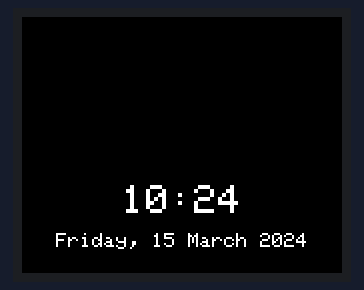
Bench run of a sketch on a simulated ESP32. On the bench: 160×128 colour display. WiFi joins after 1.5 s; servers stay silent unless stated; uploads are accepted with an empty reply; the local clock reads 2024-03-15 10:24:30 at power-on unless the sketch sets it; what the sketch prints to the serial monitor is not drawn.

Above: at 19.6 s.
At 52.0 s:
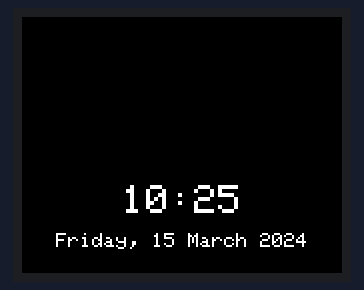
At 100.5 s:
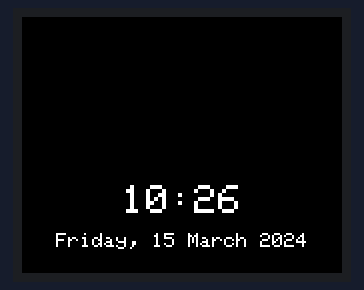

The sketch:

TraderWatch.ino
```cpp
#include <Adafruit_GFX.h>    // Core graphics library
#include <Adafruit_ST7735.h> // Hardware-specific library for ST7735
#include <Adafruit_ST7789.h> // Hardware-specific library for ST7789
#include <SPI.h>
#include <WiFi.h>
#include <Wire.h>
#include <HTTPClient.h>
#include "time.h"
#include <SimpleTimer.h>
#include "settings.h" // WiFi Configuration (WiFi name and Password)
#include <ArduinoJson.h>
#include <ESPmDNS.h>
#include <WiFiUdp.h>
#include <ArduinoOTA.h>

const char* ssid = SSID;
const char* password = WIFI_PASSWORD;

const int httpsPort = 443;

//NTP server coniguration
const char* ntpServer = NTP_SERVER;
const long  gmtOffset_sec = TIMEZONE;
const int   daylightOffset_sec = DAYLIGHT_OFFSET;

//Yhoo finance configuration
const String urlbase = "https://query1.finance.yahoo.com/v8/finance/chart/";
const String terminal="?&range=1d&interval=1mo";

WiFiClient client;
HTTPClient http;

#define TFT_CS        10
#define TFT_RST       9 // Or set to -1 and connect to Arduino RESET pin
#define TFT_DC         8

Adafruit_ST7735 tft = Adafruit_ST7735(TFT_CS, TFT_DC, TFT_RST);

// Variables to save date and time
String formattedDate;
String dayStamp;
String timeStamp;

String orario = String("");
String calendario = String("");
struct tm timeinfo;

//to manage recconnect
unsigned long previousMillis = 0;
unsigned long interval = 30000;

//to manage the Various Processes
SimpleTimer TickerUpdateTimer;
SimpleTimer SimpleRebootTimer;
SimpleTimer SimpleTimeUpdateTimer;
SimpleTimer SimpleScreenUpdate;

String shortname[NumberOfTikers]; // = String("");
String Symbol[NumberOfTikers]; // = String("");
String Price[NumberOfTikers]; // = String("");
String Currency[NumberOfTikers]; // = String("");
String tickerString[NumberOfTikers]; // = String("");

int tickerScroll = 0;

void setup() {
  //Debug
  Serial.begin(115200);

  tft.initR(INITR_BLACKTAB);      // Init ST7735S chip, black tab
  tft.setRotation(3);
  tft.fillScreen(ST77XX_BLACK);

  //Conect The Wifi
  WiFi.begin(ssid, password);
  Serial.println("Connecting to WiFi...");
  drawText("Connecting to WiFi...", ST77XX_WHITE);
  while (WiFi.status() != WL_CONNECTED)
  {
    delay(500);
    Serial.print(".");
  }
  Serial.println();


  //configure the timers
  TickerUpdateTimer.setInterval(TickerTImer);
  SimpleRebootTimer.setInterval(RebootTimer);
  SimpleTimeUpdateTimer.setInterval(TimeUpdateTimer);
  SimpleScreenUpdate.setInterval(ScreenTimer);

  // Initialize a NTPClient to get time
  configTime(gmtOffset_sec, daylightOffset_sec, ntpServer);

  //boot update
  printLocalTime();
  updateTickers();
  updateScreen(tickerScroll);

  //OTA Update
  if (ENABLE_OTA){
    StartOTAService();
  }

}


void loop() {
    ArduinoOTA.handle();
    unsigned long currentMillis = millis();
  // if WiFi is down, try reconnecting every CHECK_WIFI_TIME seconds
  if ((WiFi.status() != WL_CONNECTED) && (currentMillis - previousMillis >=interval)) {
    Serial.print(millis());
    Serial.println("Reconnecting to WiFi...");
    WiFi.disconnect();
    WiFi.reconnect();
    previousMillis = currentMillis;
  }

//NTP Synch time :)

  if (SimpleTimeUpdateTimer.isReady()) {
    Serial.println("Time Update");
    printLocalTime();
    SimpleTimeUpdateTimer.reset();
  }

//Update tickers from Yahoo Finance

  if (TickerUpdateTimer.isReady()) {
    Serial.println("Ticker Update");
  //This is printing the ticker
    updateTickers();
    TickerUpdateTimer.reset();
  }
//Update Screen
  if (SimpleScreenUpdate.isReady()) {
    Serial.println("Screen Update " + String(tickerScroll));
    updateScreen(tickerScroll);
    tickerScroll += 1;
    if (tickerScroll >= NumberOfTikers){
      tickerScroll=0;
    }
    SimpleScreenUpdate.reset();
  }
//Reboot every 4 Hrs
  if (SimpleRebootTimer.isReady()) {                    // Check is ready a second timer
    Serial.println("restarting ESP32"); //cosi va sempre e non gestiamo gli errori
    ESP.restart();
    SimpleRebootTimer.reset();                        // Reset a second timer
  }


}

void updateTickers(){
  for (int i = 0; i < NumberOfTikers; i++) {
      Serial.println("Collecting: "+MyTickers[i]);
      printTicker(MyTickers[i],i);
      delay(10);
    }
}
//Print A Ticker
void printTicker(String ticker, int i){
  String url=urlbase+ticker+terminal;
  Serial.print("Connecting to ");
  Serial.println(url);

  http.begin(url);
  int httpCode = http.GET();
  StaticJsonDocument<2000000> doc;
  String a=http.getString();

  DeserializationError error = deserializeJson(doc, a);

  if (error) {

    Serial.print(F("deserializeJson Failed, probable buffere error trying to fix the json"));
    Serial.println(error.f_str());

    int pos = a.indexOf("timestamp");
    Serial.println(pos);
    a=a.substring(0, pos-2);
    a=a+"}]}}";
    delay(250);
    DeserializationError error2 = deserializeJson(doc, a);
    if (error2) {
      Serial.print(F("deserializeJson Failed with error: "));
      Serial.println(error2.f_str());
      delay(2500);
      return;
    }
  }

  Serial.print("HTTP Status Code: ");
  Serial.println(httpCode);

  shortname[i] = doc["chart"]["result"][0]["meta"]["shortName"].as<String>();
  Symbol[i] = doc["chart"]["result"][0]["meta"]["symbol"].as<String>();
  Price[i] = doc["chart"]["result"][0]["meta"]["regularMarketPrice"].as<String>();
  Currency[i] = doc["chart"]["result"][0]["meta"]["currency"].as<String>();

  http.end();

  if (shortname[i].length() > 20) {         //formatta la lunghezza del nome
  shortname[i].remove(20, shortname[i].length()-20);
  shortname[i].trim();
  }
  Serial.print(shortname[i]);
  Serial.print(" ");
  Serial.print(Symbol[i]);
  Serial.print(" ");
  Serial.print(Price[i]);
  Serial.println(Currency[i]);

  // riformatta la stringa del ticker

  // tickerString += String(shortname);
  // tickerString += String(" ");
  // tickerString += String(Symbol);
  // tickerString += String(" ");
  tickerString[i] = String(Price[i]);
  tickerString[i] += String(" ");
  tickerString[i] += String(Currency[i]);

}

//Print Local Time
void printLocalTime(){

  if(!getLocalTime(&timeinfo)){
    Serial.println("Failed to obtain time");
    return;
  }


  Serial.println(&timeinfo, "%A, %B %d %Y %H:%M:%S");
  Serial.print("Day of week: ");
  Serial.println(&timeinfo, "%A");
  Serial.print("Month: ");
  Serial.println(&timeinfo, "%B");
  Serial.print("Day of Month: ");
  Serial.println(&timeinfo, "%d");
  Serial.print("Year: ");
  Serial.println(&timeinfo, "%Y");
  Serial.print("Hour: ");
  Serial.println(&timeinfo, "%H");
  Serial.print("Hour (12 hour format): ");
  Serial.println(&timeinfo, "%I");
  Serial.print("Minute: ");
  Serial.println(&timeinfo, "%M");
  Serial.print("Second: ");
  Serial.println(&timeinfo, "%S");


  char timeHour[3];
  strftime(timeHour,3, "%H", &timeinfo);

  char timeMinute[3];
  strftime(timeMinute,3, "%M", &timeinfo);

  char timeWeekDay[10];
  strftime(timeWeekDay,10, "%A", &timeinfo);

  char timeDay[3];
  strftime(timeDay,3, "%d", &timeinfo);

  char timeMonth[10];
  strftime(timeMonth,10, "%B", &timeinfo);

  char timeYear[10];
  strftime(timeYear,10, "%Y", &timeinfo);

  Serial.println("Time variables");
  Serial.println(timeHour);
  Serial.println(timeMinute);
  Serial.println(timeWeekDay);
  Serial.println(timeDay);
  Serial.println(timeMonth);
  Serial.println(timeYear);
  Serial.println();

orario = String(timeHour);
orario += String(":");
orario += String(timeMinute);

calendario = String(timeWeekDay);
calendario += String(", ");
calendario += String(timeDay);
calendario += String(" ");
calendario += String(timeMonth);
calendario += String(" ");
calendario += String(timeYear);
}

void updateScreen(int i){
  /* stampa a schermo */
  int posx0 = (160 - shortname[i].length()*6)/2;     // nome titolo
  int posx1 = (160 - Symbol[i].length()*12)/2;      // simbolo ticker
  int posx2 = (160 - tickerString[i].length()*12)/2;  // prezzo
  int posx3 = (160 - orario.length()*12)/2;
  int posx4 = (160 - calendario.length()*6)/2;
  tft.fillScreen(ST77XX_BLACK);
  tft.setTextColor(ST77XX_WHITE);
  //tft.setTextWrap(true);
  tft.setTextSize(1);
  tft.setCursor(posx0, 10);
  tft.println(shortname[i]);
  tft.setTextWrap(false);
  tft.setTextSize(2);
  tft.setCursor(posx1, 28);
  tft.setTextSize(2);
  tft.println(Symbol[i]);
  tft.setCursor(posx2, 52);
  tft.println(tickerString[i]);
  tft.setTextSize(2);
  tft.setCursor(posx3, 84);
  tft.println(orario);
  tft.setTextSize(1);
  tft.setCursor(posx4, 108);
  tft.println(calendario);
}

void drawText(String text, uint16_t color) {
  tft.fillScreen(ST77XX_BLACK);
  tft.setCursor(0, 0);
  tft.setTextColor(color);
  tft.setTextSize(1);
  tft.setTextWrap(true);
  tft.print(text);

}

void StartOTAService(){
  // Port defaults to 3232
  // ArduinoOTA.setPort(3232);

  // Hostname defaults to esp3232-[MAC]
  ArduinoOTA.setHostname(DEVICENAME);

  // No authentication by default
  ArduinoOTA.setPassword(DEVICEPASSWORD);

  // Password can be set with it's md5 value as well
  // MD5(admin) = 21232f297a57a5a743894a0e4a801fc3
  // ArduinoOTA.setPasswordHash("21232f297a57a5a743894a0e4a801fc3");

  ArduinoOTA.onStart([]() {
      String type;
      if (ArduinoOTA.getCommand() == U_FLASH)
        type = "sketch";
      else // U_SPIFFS
        type = "filesystem";

      // NOTE: if updating SPIFFS this would be the place to unmount SPIFFS using SPIFFS.end()
      Serial.println("Start updating " + type);
    })
    .onEnd([]() {
      Serial.println("\nEnd");
    })
    .onProgress([](unsigned int progress, unsigned int total) {
      Serial.printf("Progress: %u%%\r", (progress / (total / 100)));
    })
    .onError([](ota_error_t error) {
      Serial.printf("Error[%u]: ", error);
      if (error == OTA_AUTH_ERROR) Serial.println("Auth Failed");
      else if (error == OTA_BEGIN_ERROR) Serial.println("Begin Failed");
      else if (error == OTA_CONNECT_ERROR) Serial.println("Connect Failed");
      else if (error == OTA_RECEIVE_ERROR) Serial.println("Receive Failed");
      else if (error == OTA_END_ERROR) Serial.println("End Failed");
    });

  ArduinoOTA.begin();


}
```

SimpleTimer.cpp
```cpp
//
// Created by kiryanenko on 05.10.19.
//

#include "SimpleTimer.h"

SimpleTimer::SimpleTimer(uint64_t interval) : _interval(interval) {
    _start = millis();
}

bool SimpleTimer::isReady() {
    return _start + _interval <= millis();
}

void SimpleTimer::setInterval(uint64_t interval) {
    _interval = interval;
}

void SimpleTimer::reset() {
    _start = millis();
}
```

SimpleTimer.h
```cpp
//
// Created by kiryanenko on 05.10.19.
//

#ifndef LED_LIGHTING_SIMPLETIMER_H
#define LED_LIGHTING_SIMPLETIMER_H

#include <Arduino.h>

class SimpleTimer {
    uint64_t _start;
    uint64_t _interval;

public:
    /// Constructor, that initialize timer
    /// \param interval An interval in msec
    explicit SimpleTimer(uint64_t interval = 0);
    /// Check is timer is ready
    /// \return True if is timer is ready
    bool isReady();
    /// Set the time interval
    /// \param interval An interval in msec
    void setInterval(uint64_t interval);
    /// Reset a timer
    void reset();
};


#endif //LED_LIGHTING_SIMPLETIMER_H
```

settings.h
```cpp
// rename this file to `secrets.h`
#define SSID "Tanode24"
#define WIFI_PASSWORD "guidomeda"


//List here your symbols from Yahoo Finance

String MyTickers[] = {"TSLA","BTC-USD","LDO.MI","AAPL","NVDA","DHL.DE"};


#define DAYLIGHT_OFFSET 3600 //usually 1 hr save

#define TIMEZONE 3600 //central Europe Time
  // Set offset time in seconds to adjust for your timezone, for example:
  // GMT +1 = 3600
  // GMT +8 = 28800
  // GMT -1 = -3600
  // GMT 0 = 0


#define ENABLE_OTA true //to update the device over WIFI
#define DEVICENAME "TickerClock"
#define DEVICEPASSWORD "TickerClock"

///////////////////Do not modify if it is not clear for you

#define NTP_SERVER "pool.ntp.org"

//TIcker timer, don't modify
#define TickerTImer 120000
#define RebootTimer 14400000 //reboot every 4 hrs
#define TimeUpdateTimer 50000 //update time every 10 seconds
#define ScreenTimer 2000  // scroll tra i ticker

// Calculate the length of the array
#define NumberOfTikers sizeof(MyTickers) / sizeof(MyTickers[0])
```

Measured:
- what the display in image 0 shows lasts 32.3 s, from 19.6 s to 51.9 s
- what the display in image 1 shows lasts 48.5 s, from 51.9 s to 100.4 s
